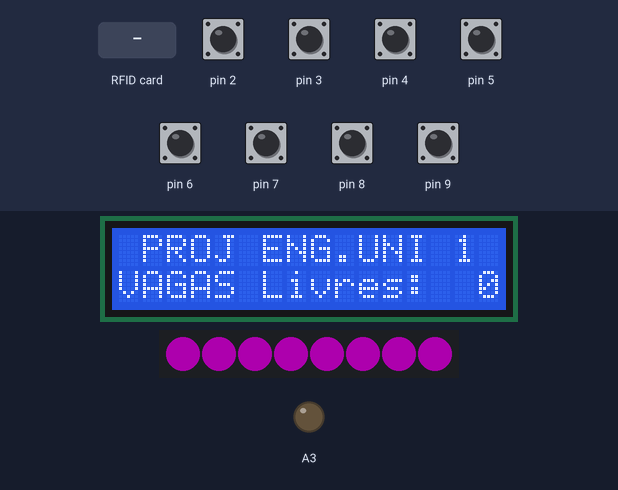
Simulated run of this sketch. Board: Arduino Uno, built with avr-gcc and run on an emulated ATmega328P. Shown: 16×2 character LCD, 8 RGB LEDs in strip order, left to right, output pins drawn as LEDs (lit = HIGH). The inputs (shaded band) are chosen by the test bench; at power-on: pin 2–9 HIGH. Dim RGB values are drawn brighter than linear; pins used as bus, display or sensor lines are not drawn; what the sketch prints to the serial monitor is not drawn.

Above: at 1.3 s.
1.4 s: pin 2 pulled LOW for 0.15 s
At 1.51 s:
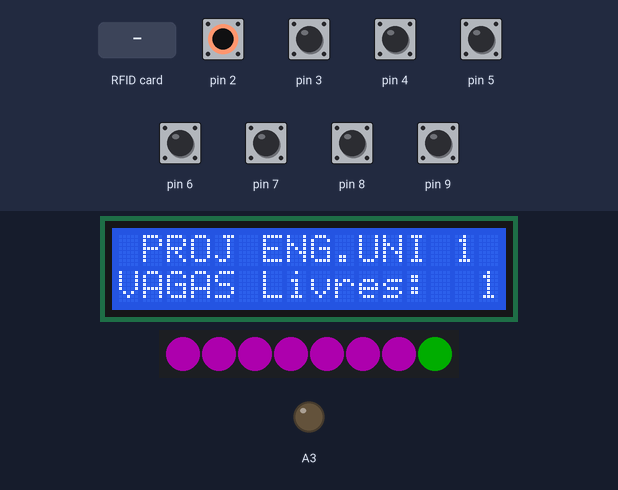
3.0 s: RFID card 4B 47 F3 3E held to the reader
At 3.9 s:
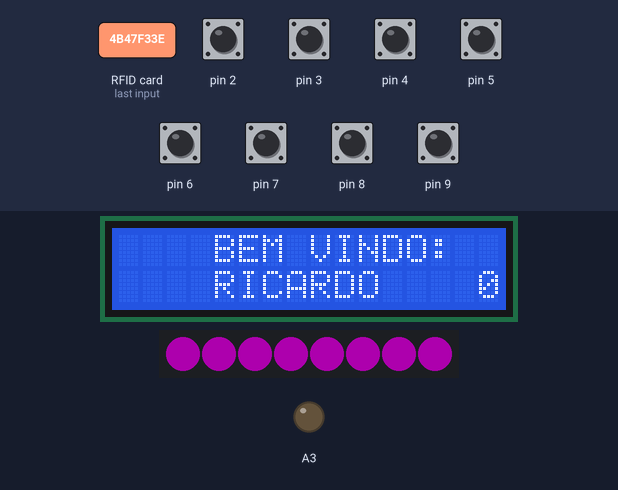
4.5 s: pin 3 pulled LOW for 1 s
At 5.3 s:
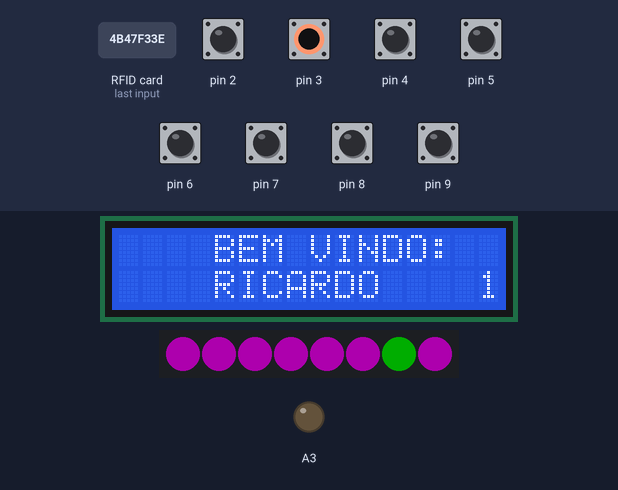
7.0 s: RFID card 67 70 E7 F3 held to the reader
At 8.3 s:
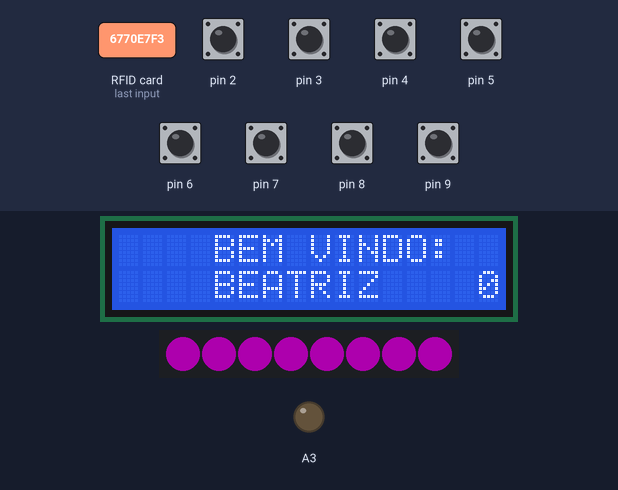
10.0 s: RFID card 5E 7A 19 C4 held to the reader
At 10.5 s:
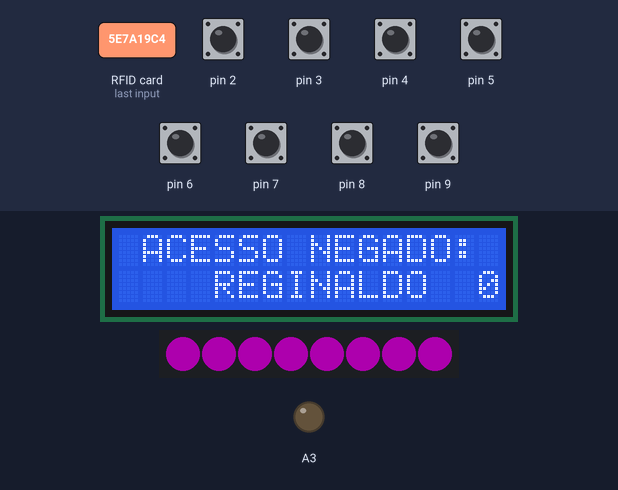
11.5 s: pin 4 pulled LOW for 0.15 s
At 11.62 s:
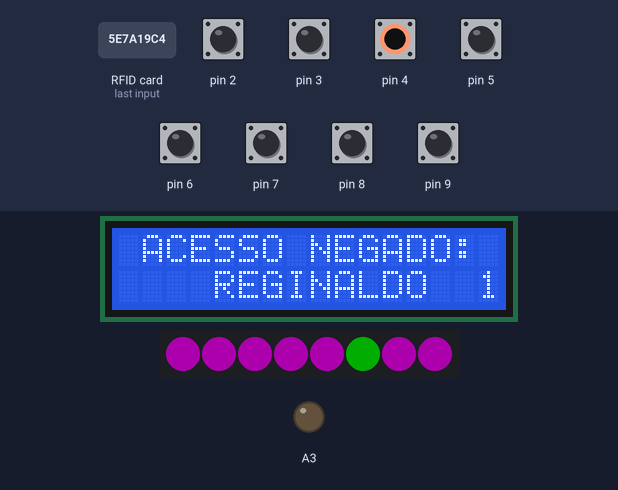
Timing chart, 0 to 14.5 s (numbered marks = the images above; inputs shaded):
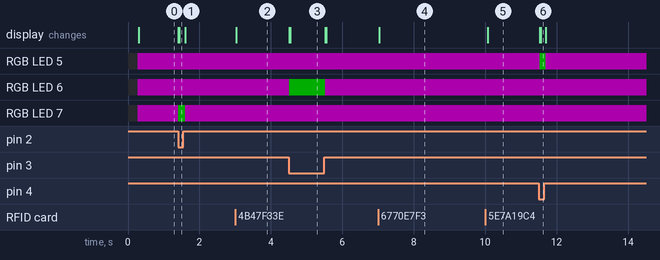

The sketch:

parking_lot_eng_uni.ino
```cpp
#include <SPI.h> //INCLUSÃO DE BIBLIOTECA
#include <MFRC522.h> //INCLUSÃO DE BIBLIOTECA
#include <EEPROM.h>
#include <Wire.h> // Biblioteca utilizada para fazer a comunicação com o I2C
#include <LiquidCrystal_I2C.h> // Biblioteca utilizada para fazer a comunicação com o display 20x4
#include <Adafruit_NeoPixel.h>

#define SS_PIN 10 //PINO SDA
#define RST_PIN A0 //PINO DE RESET
#define LED_PIN A1 // On Trinket or Gemma, suggest changing this to 1
#define NUMPIXELS 8
#define coluna 16 // Serve para definir o numero de colunas do display utilizado
#define linha  2 // Serve para definir o numero de linhas do display utilizado
#define ender  0x27 // Serve para definir o endereço do display.

MFRC522 mfrc522(SS_PIN, RST_PIN);   // Create MFRC522 instance.
LiquidCrystal_I2C lcd(ender,coluna,linha); // Chamada da funcação Liqui
Adafruit_NeoPixel strip(NUMPIXELS, LED_PIN, NEO_GRB + NEO_KHZ800);

int cont = 0;
uint32_t millisTarefa1 = 0;
uint32_t tempo_tarefa1 = 10000;
int inMin = 2; // Lowest input pin
int inMax = 10; // Highest input pin
uint32_t verde = strip.Color(0, 50, 0);
uint32_t vermelho = strip.Color(50, 0, 0);
uint32_t azul = strip.Color(0, 50, 50);
uint32_t magenta = strip.Color(50, 0, 50);
int buttonState;            // the current reading from the input pin
int lastButtonState = LOW;  // the previous reading from the input pin
unsigned long lastDebounceTime = 0;  // the last time the output pin was toggled
unsigned long debounceDelay = 50;
int incomingByte = 0;
const byte kNumberOfChannelsFromExcel = 6;

const char kDelimiter = ',';
const int kSerialInterval = 50;
unsigned long serialPreviousTime;

char* arr[kNumberOfChannelsFromExcel];

uint32_t status[8] = {verde,verde,verde,verde,verde,verde,verde,verde};
bool last_reading[8] = {LOW,LOW,LOW,LOW,LOW,LOW,LOW,LOW};
bool reading[8] = {};

void contador (int vaga)
{
  strip.clear();
  lcd.setCursor(15,1); // Coloca o cursor do display na coluna 1 e linha 1
  lcd.print(cont);// Comando de saída com a mensagem que deve aparecer na coluna 2 e linha 1.
  //Serial.print("ricardo\n");
  strip.setPixelColor(cont, 255, 0, 0);
  strip.setPixelColor(7-cont, azul);
  strip.show();
  cont++;
  if(cont>7)
  {
    cont=0;
  }
}

void acende_led (int vaga)
{
  if (status[vaga]==verde)
  {
    strip.setPixelColor(vaga, magenta);
    status[vaga]=magenta;
    strip.show();
    Serial.print(vaga);
    Serial.print(kDelimiter);
    Serial.println("ocupada sem reserva");
  }
  else if (status[vaga]==vermelho)
  {
    strip.setPixelColor(vaga, verde);
    status[vaga]=verde;
    strip.show();
    Serial.print(vaga);
    Serial.print(kDelimiter);
    Serial.println("livre");
  }
  else if (status[vaga]==azul)
  {
    status[vaga]=vermelho;
    strip.setPixelColor(vaga, status[vaga]);
    strip.show();
    Serial.print(vaga);
    Serial.print(kDelimiter);
    Serial.println("ocupada");
  }
  else if(status[vaga]==magenta)
  {
    status[vaga]=verde;
    strip.setPixelColor(vaga, status[vaga]);
    strip.show();
    Serial.print(vaga);
    Serial.print(kDelimiter);
    Serial.println("vaga ilegal liberada");
  }

}

void le_a_serial()
{
  if (Serial.available() > 0)
  {
    // read the incoming byte:
    incomingByte = Serial.read();

    // say what you got:
    //Serial.print("I received: ");
    if (incomingByte>55 || incomingByte<48)
    {
      Serial.println("erro");
    }
    else
    {
      int vaga_serial = incomingByte-48;
      //Serial.println(vaga_serial, DEC);
      if (status[vaga_serial]==verde)
      {
        status[vaga_serial]=azul;
        strip.setPixelColor(vaga_serial, status[vaga_serial]);
        strip.show();
        Serial.print(vaga_serial);
        Serial.print(kDelimiter);
        Serial.println("reservada");
      }
      else if(status[vaga_serial]==azul)
      {
        status[vaga_serial]=verde;
        strip.setPixelColor(vaga_serial, status[vaga_serial]);
        strip.show();
        Serial.print(vaga_serial);
        Serial.print(kDelimiter);
        Serial.println("reserva cancelada");
      }
    }
  }
}
void atualiza_vagas_lcd(){
  int vagas_livre=0;
  for(int i=0; i<8; i++)
  {
    if (status[i] == verde)
    {
      vagas_livre++;
    }
  }
  lcd.setCursor(15,1); // Coloca o cursor do display na coluna 1 e linha 1
  lcd.print(vagas_livre);// Comando de saída com a mensagem que deve aparecer na coluna 2 e linha 1.
}
void mensageminicial()
{
  lcd.setCursor(1,0); // Coloca o cursor do display na coluna 1 e linha 1
  lcd.print("PROJ ENG.UNI 1"); // Comando de saída com a mensagem que deve aparecer na coluna 2 e linha 1.
  lcd.setCursor(0, 1); //Coloca o cursor do display na coluna 1 e linha 2
  lcd.print("VAGAS Livres:");  // Comando de saida com a mensagem que deve aparecer na coluna 2 e linha 2
}
String le_o_modulo_RFID()
{

  String conteudo= "";
  for (byte i = 0; i < mfrc522.uid.size; i++)
  {
     conteudo.concat(String(mfrc522.uid.uidByte[i] < 0x10 ? " 0" : " "));
     conteudo.concat(String(mfrc522.uid.uidByte[i], HEX));
  }
  conteudo.toUpperCase();
  return conteudo;
}
void sendDataToSerial()
{
  Serial.print("");
  Serial.print(kDelimiter);
  Serial.print("");
  Serial.println(); // Add final line ending character only once
}
//-----------------------------------------------------------------------------
// DO NOT EDIT ANYTHING BELOW THIS LINE
//-----------------------------------------------------------------------------
void processOutgoingSerial()// OUTGOING SERIAL DATA PROCESSING CODE----------------------------------------
{
  if((millis() - serialPreviousTime) > kSerialInterval) // Enter into this only when serial interval has elapsed
  {
    // Reset serial interval timestamp
    serialPreviousTime = millis();
    sendDataToSerial();
  }
}
void processIncomingSerial()// INCOMING SERIAL DATA PROCESSING CODE----------------------------------------
{
  if(Serial.available()){
    parseData(GetSerialData());
  }
}
char* GetSerialData() // Gathers bytes from serial port to build inputString
{
  static char inputString[64]; // Create a char array to store incoming data
  memset(inputString, 0, sizeof(inputString)); // Clear the memory from a pervious reading
  while (Serial.available()){
    Serial.readBytesUntil('\n', inputString, 64); //Read every byte in Serial buffer until line end or 64 bytes
  }
  return inputString;
}
void parseData(char data[]) // Seperate the data at each delimeter
{
    char *token = strtok(data, ","); // Find the first delimeter and return the token before it
    int index = 0; // Index to track storage in the array
    while (token != NULL){ // Char* strings terminate w/ a Null character. We'll keep running the command until we hit it
      arr[index] = token; // Assign the token to an array
      token = strtok(NULL, ","); // Conintue to the next delimeter
      index++; // incremenet index to store next value
    }
}

void setup() //Incia o display
{
  lcd.init(); // Serve para iniciar a comunicação com o display já conectado
  lcd.backlight(); // Serve para ligar a luz do display
  lcd.clear(); // Serve para limpar a tela do display
  strip.begin();
  strip.show();
  Serial.begin(9600);
  while (!Serial);
  SPI.begin();      // Inicia  SPI bus
  mfrc522.PCD_Init();   // Inicia MFRC522
  for(int i=inMin; i<inMax; i++)
  {
     pinMode(i, INPUT_PULLUP);
  }

  pinMode(A3, OUTPUT);

  mensageminicial();
  for(int i=0; i<8; i++)
  {
    strip.setPixelColor(i, status[i]);
    strip.show();
  }
}
void loop()
{
  for(int i=inMin; i<inMax; i++)
  {
    int button_index = 9-i;
    reading[button_index] = digitalRead(i);
    if (reading[button_index] != last_reading[button_index])
    {
      last_reading[button_index]=reading[button_index];
      acende_led(button_index);
    }
  }

  if ((millis() - millisTarefa1) > tempo_tarefa1)
  {
    mensageminicial();
  	millisTarefa1 = millis();
  }
  String teste = "";
  if (!mfrc522.PICC_IsNewCardPresent() || !mfrc522.PICC_ReadCardSerial()) // Look for new cards
  {
  }
  else
  {
    teste = le_o_modulo_RFID();
    Serial.print(teste);
    //lcd.setCursor(0, 1); //Coloca o cursor do display na coluna 1 e linha 2
    //lcd.print(teste);  // Comando de saida com a mensagem que deve aparecer na coluna 2 e linha 2
    if(teste == " 4B 47 F3 3E"){
      lcd.clear();
      lcd.setCursor(4, 0); //Coloca o cursor do display na coluna 1 e linha 2
      lcd.print("BEM VINDO:");
      lcd.setCursor(4, 1); //Coloca o cursor do display na coluna 1 e linha 2
      lcd.print("RICARDO");
      Serial.print(kDelimiter);
      Serial.println("BEM VINDO RICARDO");
    }
    else if(teste == " 67 70 E7 F3" ){
      lcd.clear();
      lcd.setCursor(4, 0); //Coloca o cursor do display na coluna 1 e linha 2
      lcd.print("BEM VINDO:");
      lcd.setCursor(4, 1); //Coloca o cursor do display na coluna 1 e linha 2
      lcd.print("BEATRIZ");
      Serial.print(kDelimiter);
      Serial.println("BEM VINDO BEATRIZ");
    }
    else {
      lcd.clear();
      lcd.setCursor(1, 0); //Coloca o cursor do display na coluna 1 e linha 2
      lcd.print("ACESSO NEGADO:");
      lcd.setCursor(4, 1); //Coloca o cursor do display na coluna 1 e linha 2
      lcd.print("REGINALDO");
      Serial.print(kDelimiter);
      Serial.println("ACESSO NEGADO REGINALDO");
    }
    mfrc522.PICC_HaltA();
  }

  le_a_serial();
  //Serial.println(teste);
  atualiza_vagas_lcd();
  processIncomingSerial();
  //processOutgoingSerial();
  //if (arr[0]!=""){
  //Serial.print(arr[0]);
  //}
  //if ( strcmp ("2", arr[0]) == 0){
  //    Serial.println("working");
  //}
}
```

Measured:
- after the input at 1.4 s, RGB LED 7: RGB(50, 0, 50) → RGB(0, 50, 0) at once, → RGB(50, 0, 50) 0.19 s later
- after the input at 3.0 s, the display: changes at once (image 2)
- after the input at 4.5 s, RGB LED 6: RGB(50, 0, 50) → RGB(0, 50, 0) at once, → RGB(50, 0, 50) 1.0 s later
- after the input at 7.0 s, the display: changes at once (image 4)
- after the input at 10.0 s, the display: changes after 0.07 s (image 5)
